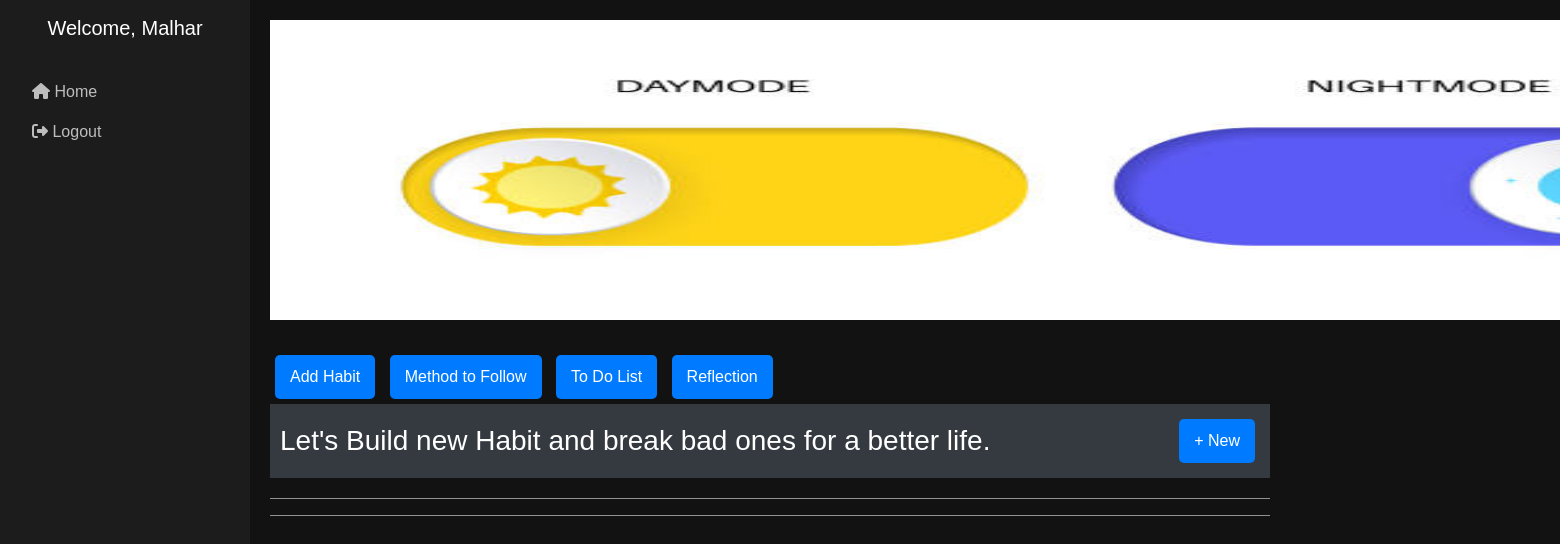
Screenshot of /Sleeping Habits-1 (signed in) with the database file from the repository.
### habit_builder/models.py (models this page shows, shortened)
class User(AbstractUser):
    pass

class Page(models.Model):
    user = models.ForeignKey(User, on_delete=models.CASCADE)
    title = models.CharField(max_length=100)
    category = models.CharField(max_length=100)
    cover = models.ImageField(upload_to='cover_images/',blank=True,null=True)
    publish_date = models.DateField(blank=True,null=True)

### habit_builder/views.py (the view)
# urls.py: path('<str:title>-<int:id>',views.add_page,name='add_page'),
def add_page(request, title, id):
    page = get_object_or_404(Page, id=id)
    if request.method == 'POST':
        form_type = request.POST.get('form_type')
        if form_type == 'good_habit':
            form = habit_form(request.POST, request.FILES)
            if form.is_valid():
                habit_info = form.save(commit=False)
                habit_info.user = request.user
                page = get_object_or_404(Page, id=id)
                habit_info.Page = page
                habit_info.save()
                return redirect('add_page', title=title, id=id)  # Replace 'success_url' with your desired redirect URL
        elif form_type == 'bad_habit':
            bad_habit_form = BadHabit_form(request.POST, request.FILES)
            if bad_habit_form.is_valid():
                habit_info = bad_habit_form.save(commit=False)
                habit_info.user = request.user
                page = get_object_or_404(Page, id=id)
                habit_info.Page = page
                habit_info.save()
                return redirect('add_page', title=title, id=id)
        else:
            print('form errors are these : ', form.errors)
    else:
        habit_id = request.GET.get('edit')
        if habit_id:
            habit_instance = get_object_or_404(habits, id=habit_id)
            form = habit_form(instance=habit_instance)
        else:
            form = habit_form()
        bad_habit_form = BadHabit_form()
    page = get_object_or_404(Page, id=id)
    good_habits = habits.objects.filter(Page=page)
    bad_habits = BadHabit.objects.filter(Page=page)
    for habit in good_habits:
        if habit.reset_habit():
            habit.last_completed_date = None
            habit.save()
    is_empty = not good_habits.exists()
    bad_habit_empty_check = not bad_habits.exists()
    todos = ToDoList.objects.filter(page__id=id)
    notes2 = Note2.objects.all().order_by('-created_at')
    notes = Note.objects.all().order_by('-created_at')  # Fetch all notes ordered by creation time
    return render(request, 'habit_builder/add_page.html', {
        'form': form,
        'title': title,
        'id': id,
        'good_habits': good_habits,
        'is_empty': is_empty,
        'bad_habit_form' :bad_habit_form,
        'bad_habit_empty_check': bad_habit_empty_check,
        'bad_habits': bad_habits,
        'notes': notes,
        'notes2': notes2,
        'todos': todos,
        'page': page,
    })

### habit_builder/models.py (called while the page is built)
    def generate_unique_id():
        return ''.join(random.choices(string.ascii_letters + string.digits, k=10))

### habit_builder/templates/habit_builder/add_page.html (shortened to what this page needs)
{% extends "habit_builder/layout.html" %}
{% load static %}
{% block source %}
<link rel="stylesheet" href="https://cdnjs.cloudflare.com/ajax/libs/font-awesome/6.0.0-beta3/css/all.min.css">
<link rel="stylesheet" href="{% static 'habit_builder/page.css' %}">
{% endblock %}
{% block body %}
        {% if page.cover %}
            <img src="{{ page.cover.url }}" alt="{{ page.title }}" class="cover-img">
        {% else %}
            <div class="cover-placeholder">No cover image available</div>
        {% endif %}
    </div>
    <div style="margin-top:30px">
        <button data-page="page1">Add Habit</button>
        <button data-page="page2">Method to Follow</button>
        <button data-page="page3">To Do List</button>
        <button data-page="page4">Reflection</button>
    </div>
    <div id="page1" style="display: block; width: 100%;">
        <div class="navbar">
            <div class="brand">
                <h3>Let's Build new Habit and break bad ones for a better life.</h3>
            </div>
            <div class="menu" style="position: relative;">
                <div id="textfieldbutton">
                    <button id="add_new_habit" onclick="toggleDropdown()">+ New</button>
                </div>
            </div>
        </div>
        <hr style="background-color: rgb(147, 146, 146); height: 1px; width: 1000px; border: none;">
        <hr style="background-color: rgb(147, 146, 146); height: 1px; width: 1000px; border: none;">
</div>
{% endblock %}

### habit_builder/templates/habit_builder/layout.html (shortened to what this page needs)
{% load static %}
<!DOCTYPE html>
<html lang="en">
<head>
    <link rel="stylesheet" href="https://stackpath.bootstrapcdn.com/bootstrap/4.4.1/css/bootstrap.min.css">
    <link rel="stylesheet" href="https://cdnjs.cloudflare.com/ajax/libs/font-awesome/5.15.1/css/all.min.css">
    {% block source %}
    {% endblock %}
</head>
<body>
    <div class="d-flex">
        <nav class="sidebar d-flex flex-column p-3">
            <div class="mb-4 text-center">
                <h5 class="text-white">Welcome, {{ user.username }}</h5>
            </div>
            <ul class="nav flex-column">
                <li class="nav-item">
                    <a class="nav-link active" href="{% url 'index' %}">
                        <i class="fas fa-home"></i> Home
                    </a>
                </li>
                <li class="nav-item">
                    <a class="nav-link" href="{% url 'logout' %}">
                        <i class="fas fa-sign-out-alt"></i> Logout
                    </a>
                </li>
            </ul>
        </nav>
        <div class="content">
            <div class="body">
                {% block body %}
                {% endblock %}
            </div>
        </div>
</body>
</html>

### habit_builder/static/habit_builder/page.css (style rules this page uses)
body { font-family: Arial, sans-serif; margin: 0; padding: 0; background-color: #f8f9fa; }
.cover-img { width: 160%; height: 300px; }
button { background-color: #007bff; color: white; border: none; border-radius: 5px; padding: 10px 15px; margin: 5px; cursor: pointer; transition: background-color 0.3s; }
.navbar { background-color: #343a40; color: white; padding: 10px; text-align: center; }
.navbar .brand h3 { margin: 0; }
.menu { position: relative; display: inline-block; }

### habit_builder/templates/habit_builder/layout.html (style rules this page uses)
body { background-color: #121212; color: #ffffff; }
.sidebar { width: 250px; height: 100vh; position: fixed; top: 0; left: 0; background-color: #1c1c1c; padding-top: 20px; }
.sidebar .nav-link { color: #bdbdbd; }
.content { margin-left: 250px; padding: 20px; }
.text-white { color: #ffffff !important; }

### rows the page displays
User: username "Malhar"
Page: cover (picture)
